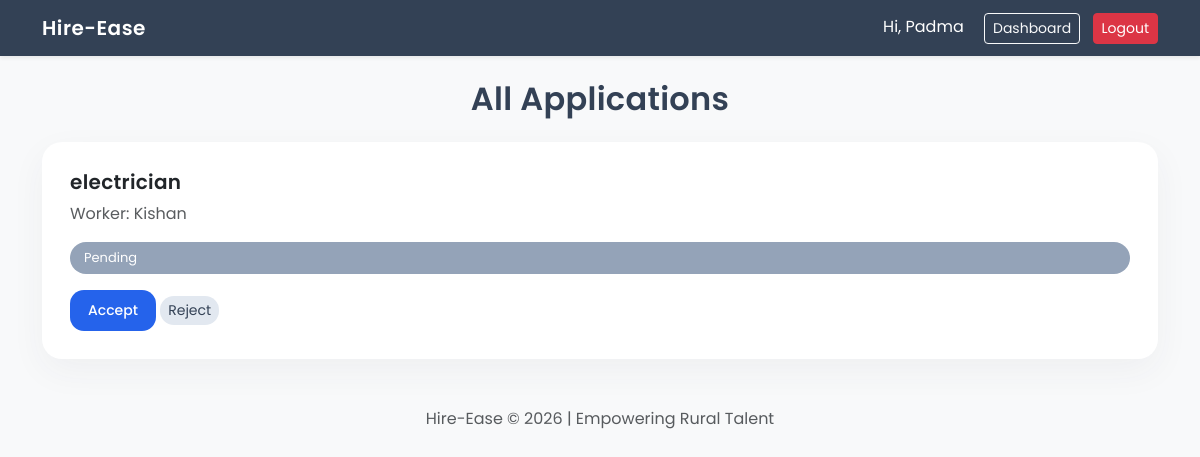
/all_applications (signed in), run on an earlier commit of the app's database.
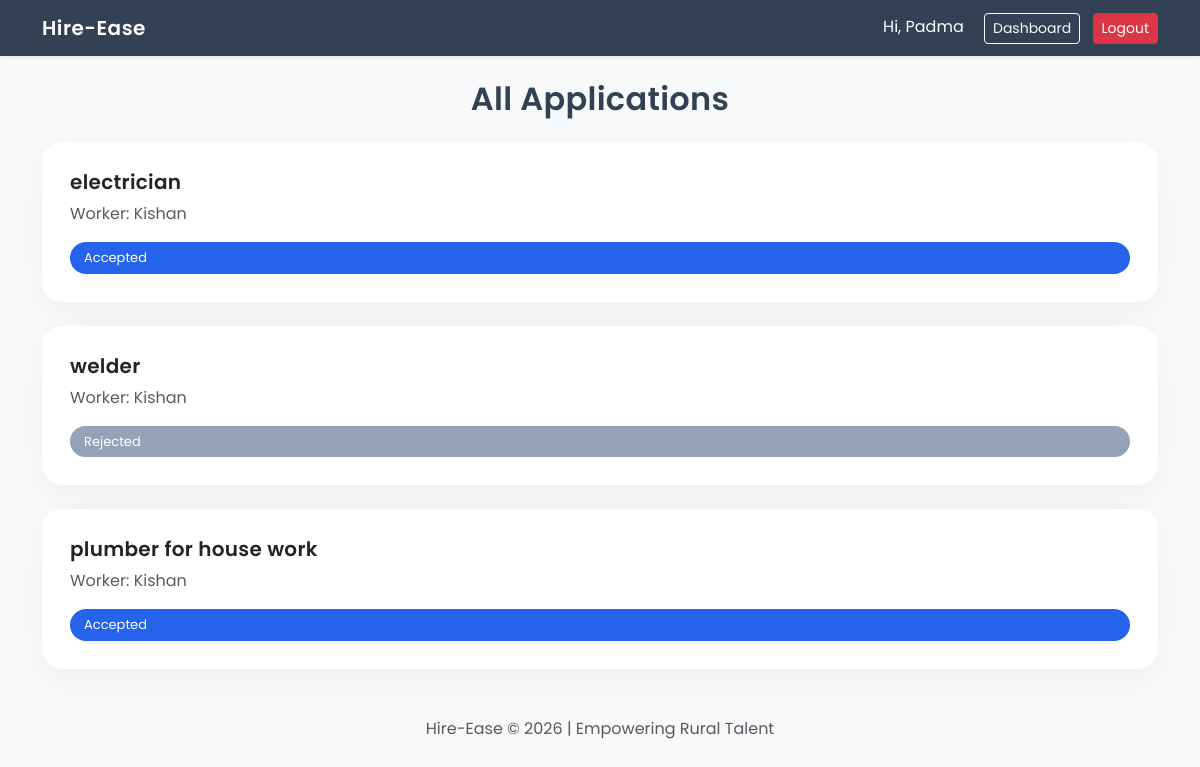
And on a later commit of the database.
### tables this page shows
CREATE TABLE applications (
           id INTEGER PRIMARY KEY AUTOINCREMENT,
            job_id INTEGER,
            worker_id INTEGER,
            status TEXT
        );

CREATE TABLE jobs (
            id INTEGER PRIMARY KEY AUTOINCREMENT,
            user_id INTEGER,
            title TEXT,
            description TEXT,
            district TEXT,
            required_skill TEXT,
            status TEXT,
            max_hires INTEGER
        );

CREATE TABLE users (
            id INTEGER PRIMARY KEY AUTOINCREMENT,
            name TEXT,
            role TEXT,
            contact TEXT,
            password TEXT,
            experience TEXT
        );

### app.py (the view)
@app.route("/all_applications")
def all_applications():
    if session["role"] != "employer":
        return redirect("/dashboard")
    conn = sqlite3.connect("hireease.db")
    c = conn.cursor()
    c.execute("""
        SELECT
            applications.id,
            jobs.title,
            users.name,
            applications.status
        FROM applications
        JOIN jobs ON applications.job_id = jobs.id
        JOIN users ON applications.worker_id = users.id
        WHERE jobs.user_id = ?
    """, (session["user_id"],))
    applications = c.fetchall()
    conn.close()
    return render_template("all_applications.html", applications=applications)

### templates/all_applications.html
{% extends "base.html" %}
{% block content %}
<h2 class="section-title text-center mb-4">All Applications</h2>
{% if applications %}
    {% for app in applications %}
    <div class="card mb-4">
        <h5>{{ app[1] }}</h5>
        <p class="text-muted">Worker: {{ app[2] }}</p>
        {% if app[3] == "Pending" %}
            <span class="badge-closed">Pending</span>
        {% elif app[3] == "Accepted" %}
            <span class="badge-open">Accepted</span>
        {% else %}
            <span class="badge-closed">Rejected</span>
        {% endif %}
        {% if app[3] == "Pending" %}
            <div class="mt-3">
                <a href="/accept/{{ app[0] }}" class="btn btn-primary btn-sm">Accept</a>
                <a href="/reject/{{ app[0] }}" class="btn btn-soft btn-sm">Reject</a>
            </div>
        {% endif %}
    </div>
    {% endfor %}
{% else %}
    <div class="card text-center">
        <p class="text-muted mb-0">No applications received yet.</p>
    </div>
{% endif %}
{% endblock %}

What changed in the data, as far as the page shows it:
changed applications "electrician": status "Pending Accept Reject" → "Accepted"
added applications: title "welder", name "Kishan", status "Rejected"
added applications: title "plumber for house work", name "Kishan", status "Accepted"
